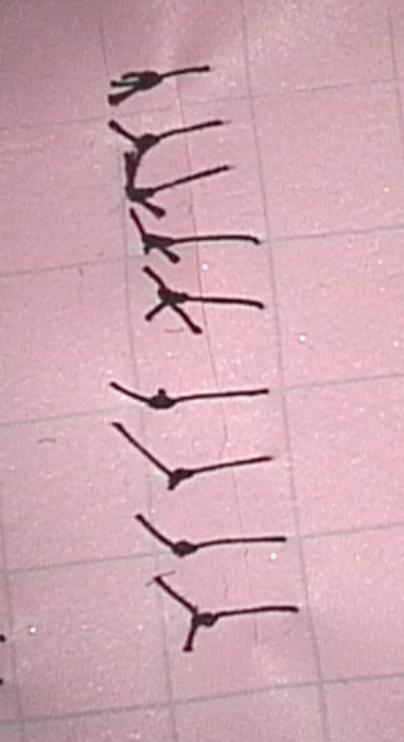
#> input picture A2/data/img1.png, 404 x 742 px, found by its file name
$ python suture2.py
#> lines starting #> are read from the running program, lines starting #| are printed output that depends on the picture; after the words box and inside, x2 and y2 are one past the last pixel; in counts of white or black regions, pixels touching at a corner belong together
import cv2
import numpy as np

# Load the image
image = cv2.imread('data/img1.png')
#> image is the input picture: shape (742, 404, 3); mean B, G, R 177.7, 167.8, 207.1

# Convert image to grayscale
gray = cv2.cvtColor(image, cv2.COLOR_BGR2GRAY)
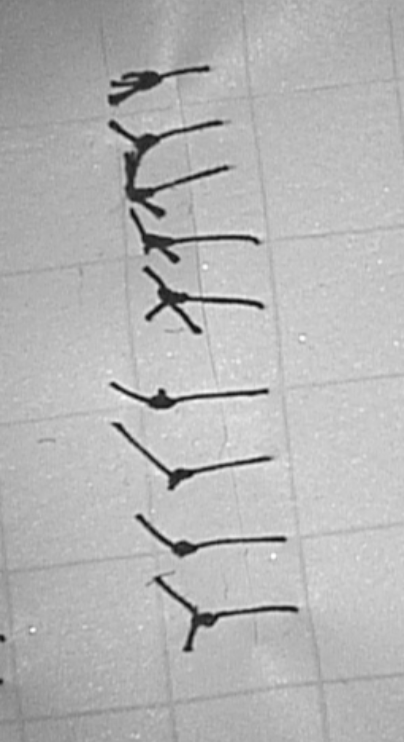
#> gray: shape (742, 404); min 11, max 255, mean 180.7

# Apply Gaussian blur to reduce noise
blurred = cv2.GaussianBlur(gray, (9, 9), 0)  # Increased kernel size for stronger blurring
blur2 = cv2.GaussianBlur(blurred, (9, 9),0)  # Increased kernel size for stronger blurring
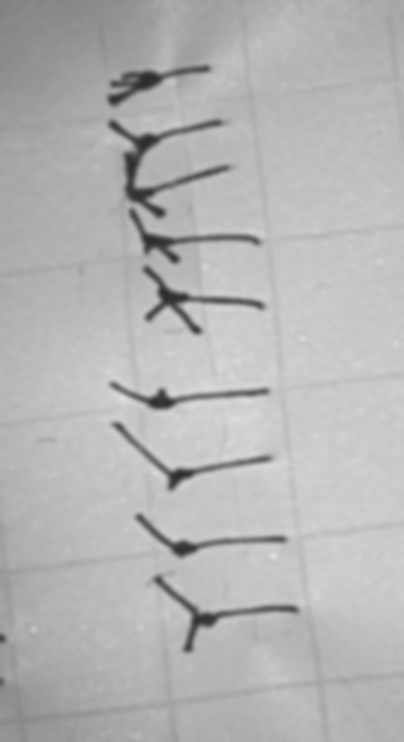
#> blur2: shape (742, 404); min 43, max 224, mean 180.7

# Perform edge detection using Canny edge detector
edges = cv2.Canny(blurred, 50, 150)
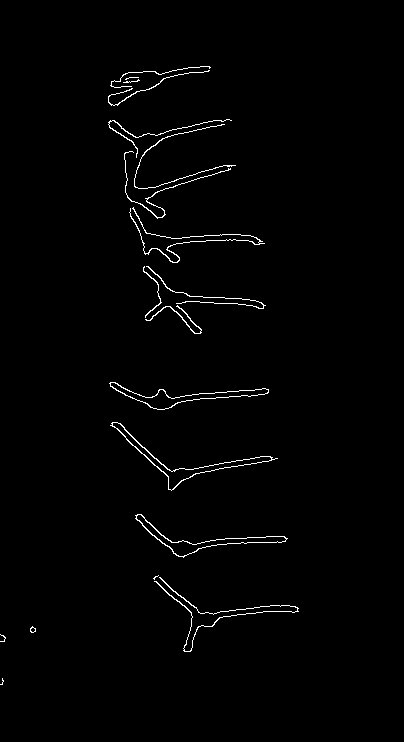
#> edges: shape (742, 404); 1.2% white in thin lines or dots, all inside (x1, y1, x2, y2) = (0, 66, 299, 685)

# Dilate the edges to connect adjacent edges
kernel = np.ones((5, 5), np.uint8)
dilated_edges = cv2.dilate(edges, kernel, iterations=1)
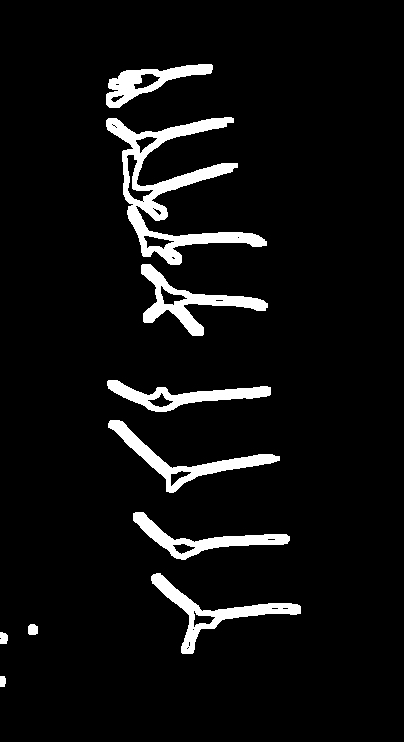
#> dilated_edges: shape (742, 404); 6.2% white; 10 white regions

# Find contours in the dilated edges
contours, _ = cv2.findContours(dilated_edges.copy(), cv2.RETR_EXTERNAL, cv2.CHAIN_APPROX_SIMPLE)
#> contours = 10 contours; largest, box (x1, y1, x2, y2) and area: (106, 117, 267, 265) 6013, (141, 264, 268, 336) 2396, (151, 573, 301, 654) 2256, (108, 420, 280, 493) 2204, (107, 380, 271, 412) 1908

# Create a mask for the contours
mask = np.zeros_like(image)

# Draw contours on the mask
cv2.drawContours(mask, contours, -1, (255, 255, 255), thickness=cv2.FILLED)
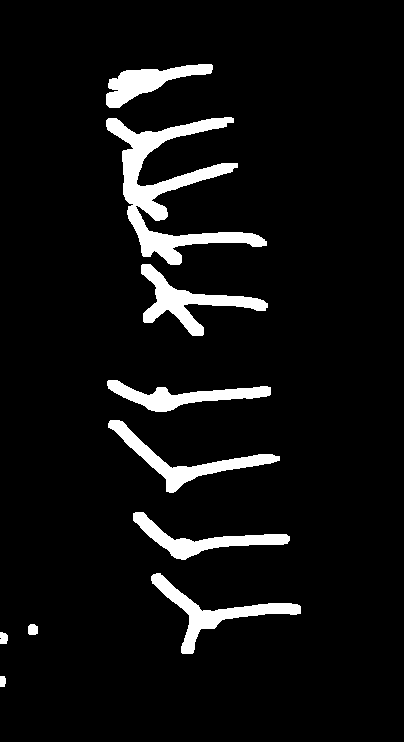
#> mask: shape (742, 404, 3); 6.8% white; 10 white regions

# Apply the mask to the original image
result = cv2.bitwise_and(image, mask)
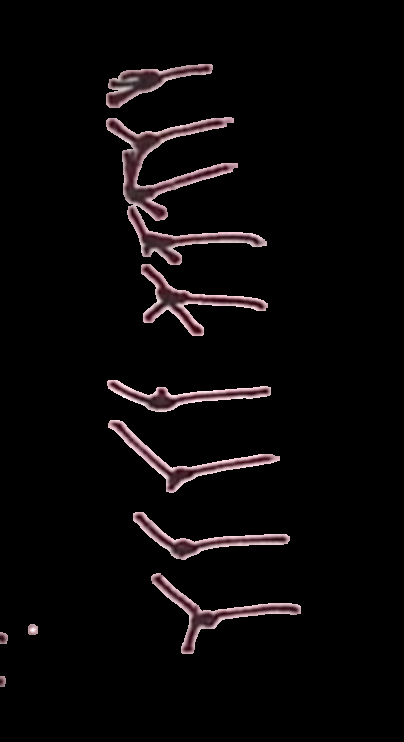
#> result: shape (742, 404, 3); mean B, G, R 8.1, 7.6, 9.9

# Option 1: Connected components with size filtering
_, labels = cv2.connectedComponents(edges)
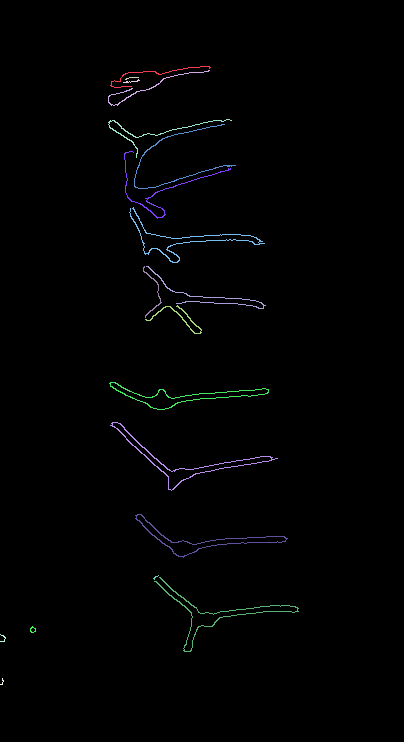
#> labels: shape (742, 404) int32; 20 distinct labels, from 0 to 19; one colour per label, 0 black
num_sutures1 = np.max(labels)  # Adjust based on size filtering
#> num_sutures1 = 19

# Option 2: Contour detection
contours, _ = cv2.findContours(edges, cv2.RETR_EXTERNAL, cv2.CHAIN_APPROX_SIMPLE)
#> contours = 19 contours, 6 with area under 20; largest, box (x1, y1, x2, y2) and area: (110, 422, 278, 491) 1181, (109, 382, 269, 410) 1072, (135, 514, 288, 558) 1062, (154, 577, 299, 652) 82, (129, 207, 265, 263) 64
num_sutures2 = len(contours)  # Adjust based on contour filtering
#> num_sutures2 = 19

# Filtering and Refinement:
# Your filtering and refinement code here...

# Print the number of sutures
print("Number of sutures (Option 1):", num_sutures1)
#| Number of sutures (Option 1): 19
print("Number of sutures (Option 2):", num_sutures2)
#| Number of sutures (Option 2): 19

# Optional: Visualization
cv2.imshow("Preprocessed Image", result)
cv2.waitKey(0)
cv2.destroyAllWindows()

$ run again, with A2/data/img10.png copied over A2/data/img1.png
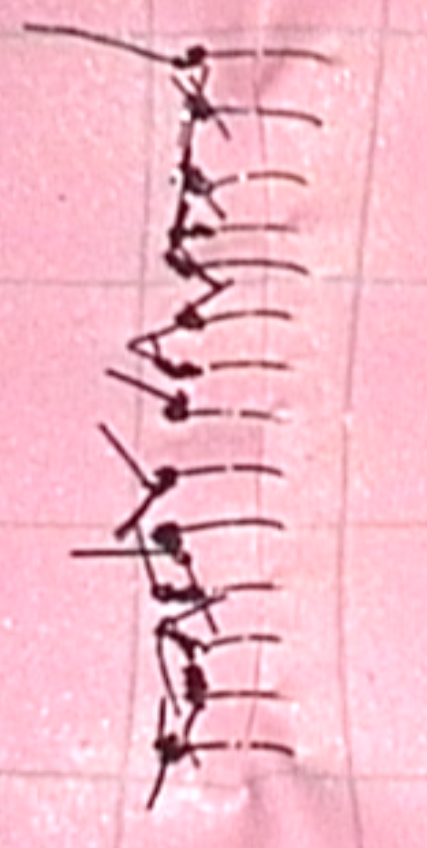
#> input picture A2/data/img10.png, 427 x 848 px, found by its file name
#> image is the input picture: shape (848, 427, 3); mean B, G, R 200.9, 185.7, 242.7
#> `edges = cv2.Canny(blurred, 50, 150)`:
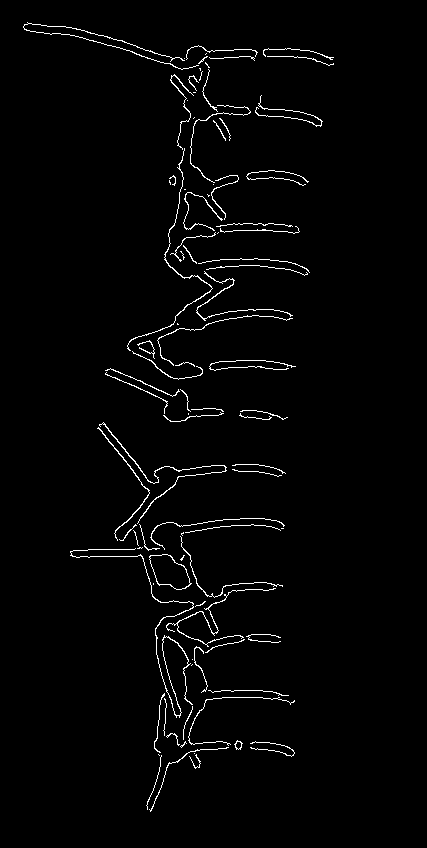
#> edges: shape (848, 427); 2% white in thin lines or dots, all inside (x1, y1, x2, y2) = (23, 22, 334, 812)
#> dilated_edges: shape (848, 427); 10.7% white; 10 white regions
#> `contours, _ = cv2.findContours(dilated_edges.copy(), cv2.RETR_EXTERNAL..`: contours = 10 contours; largest, box (x1, y1, x2, y2) and area: (68, 420, 297, 814) 20611, (21, 20, 325, 382) 18614, (103, 366, 226, 424) 2048, (207, 358, 298, 373) 940, (261, 46, 336, 68) 886
#> mask: shape (848, 427, 3); 13.4% white; 10 white regions
#> `_, labels = cv2.connectedComponents(edges)`:
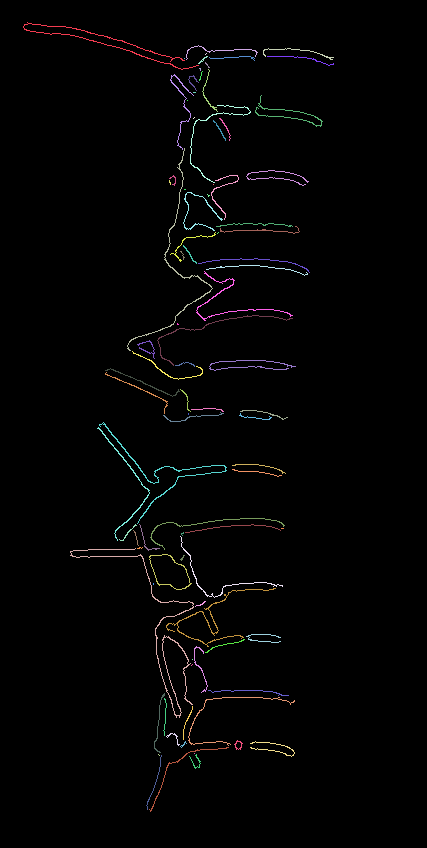
#> labels: shape (848, 427) int32; 92 distinct labels, from 0 to 91; one colour per label, 0 black
#> num_sutures1 = 91
#> `contours, _ = cv2.findContours(edges, cv2.RETR_EXTERNAL, cv2.CHAIN_APP..`: contours = 91 contours, 70 with area under 20; largest, box (x1, y1, x2, y2) and area: (149, 554, 192, 590) 944, (99, 422, 227, 524) 92, (127, 148, 213, 351) 80, (70, 548, 194, 718) 79, (97, 427, 150, 541) 75
#> num_sutures2 = 91
#| Number of sutures (Option 1): 91
#| Number of sutures (Option 2): 91

$ run again, with A2/data/img2.png copied over A2/data/img1.png
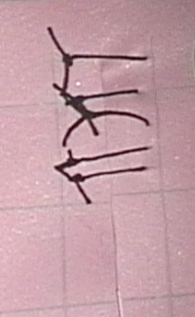
#> input picture A2/data/img2.png, 195 x 317 px, found by its file name
#> image is the input picture: shape (317, 195, 3); mean B, G, R 165.8, 157.5, 195
#> `edges = cv2.Canny(blurred, 50, 150)`:
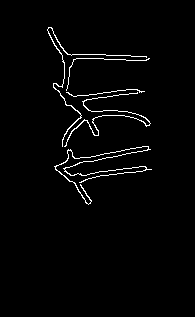
#> edges: shape (317, 195); 2.1% white in thin lines or dots, all inside (x1, y1, x2, y2) = (47, 27, 152, 205)
#> dilated_edges: shape (317, 195); 10.2% white; 1 white region
#> `contours, _ = cv2.findContours(dilated_edges.copy(), cv2.RETR_EXTERNAL..`: contours = 1 contour; box (x1, y1, x2, y2) and area: (45, 25, 154, 207) 5896
#> mask: shape (317, 195, 3); 10.5% white; 1 white region
#> `_, labels = cv2.connectedComponents(edges)`:
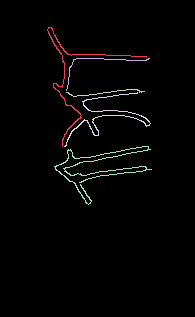
#> labels: shape (317, 195) int32; 6 distinct labels, from 0 to 5; one colour per label, 0 black
#> num_sutures1 = 5
#> `contours, _ = cv2.findContours(edges, cv2.RETR_EXTERNAL, cv2.CHAIN_APP..`: contours = 5 contours, 2 with area under 20; largest, box (x1, y1, x2, y2) and area: (47, 27, 147, 147) 70, (54, 146, 152, 205) 68, (64, 92, 151, 147) 52
#> num_sutures2 = 5
#| Number of sutures (Option 1): 5
#| Number of sutures (Option 2): 5

$ run again, with A2/data/img3.png copied over A2/data/img1.png
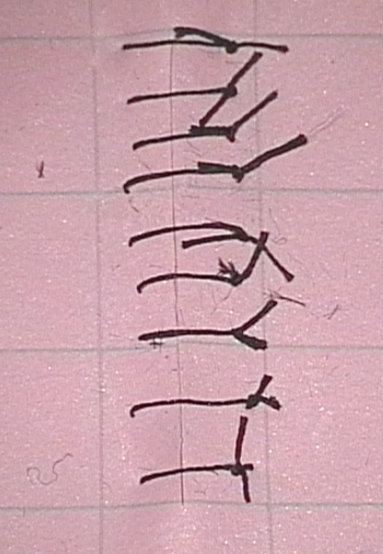
#> input picture A2/data/img3.png, 383 x 554 px, found by its file name
#> image is the input picture: shape (554, 383, 3); mean B, G, R 170.8, 161.3, 201.5
#> edges: shape (554, 383); 1.9% white in thin lines or dots, all inside (x1, y1, x2, y2) = (35, 26, 308, 503)
#> dilated_edges: shape (554, 383); 9.9% white; 7 white regions
#> `contours, _ = cv2.findContours(dilated_edges.copy(), cv2.RETR_EXTERNAL..`: contours = 7 contours; box (x1, y1, x2, y2) and area: (118, 24, 291, 153) 6424, (126, 219, 296, 296) 4644, (120, 132, 310, 196) 2644, (136, 287, 310, 352) 2620, (138, 414, 256, 505) 2032, (127, 373, 283, 420) 1963, (33, 159, 47, 180) 192
#> mask: shape (554, 383, 3); 10.5% white; 7 white regions
#> `_, labels = cv2.connectedComponents(edges)`:
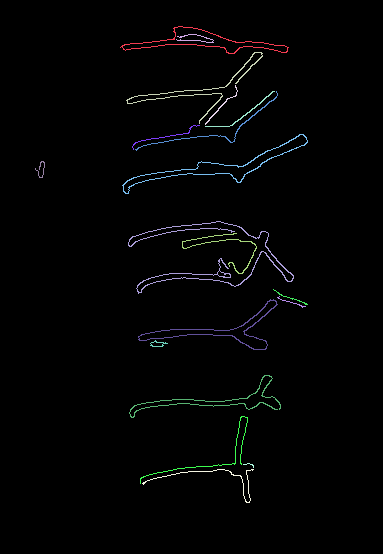
#> labels: shape (554, 383) int32; 20 distinct labels, from 0 to 19; one colour per label, 0 black
#> num_sutures1 = 19
#> `contours, _ = cv2.findContours(edges, cv2.RETR_EXTERNAL, cv2.CHAIN_APP..`: contours = 18 contours, 7 with area under 20; largest, box (x1, y1, x2, y2) and area: (122, 134, 308, 194) 1590, (120, 26, 289, 54) 1417, (138, 299, 278, 350) 1230, (128, 221, 294, 294) 180, (126, 52, 263, 124) 84
#> num_sutures2 = 18
#| Number of sutures (Option 1): 19
#| Number of sutures (Option 2): 18
